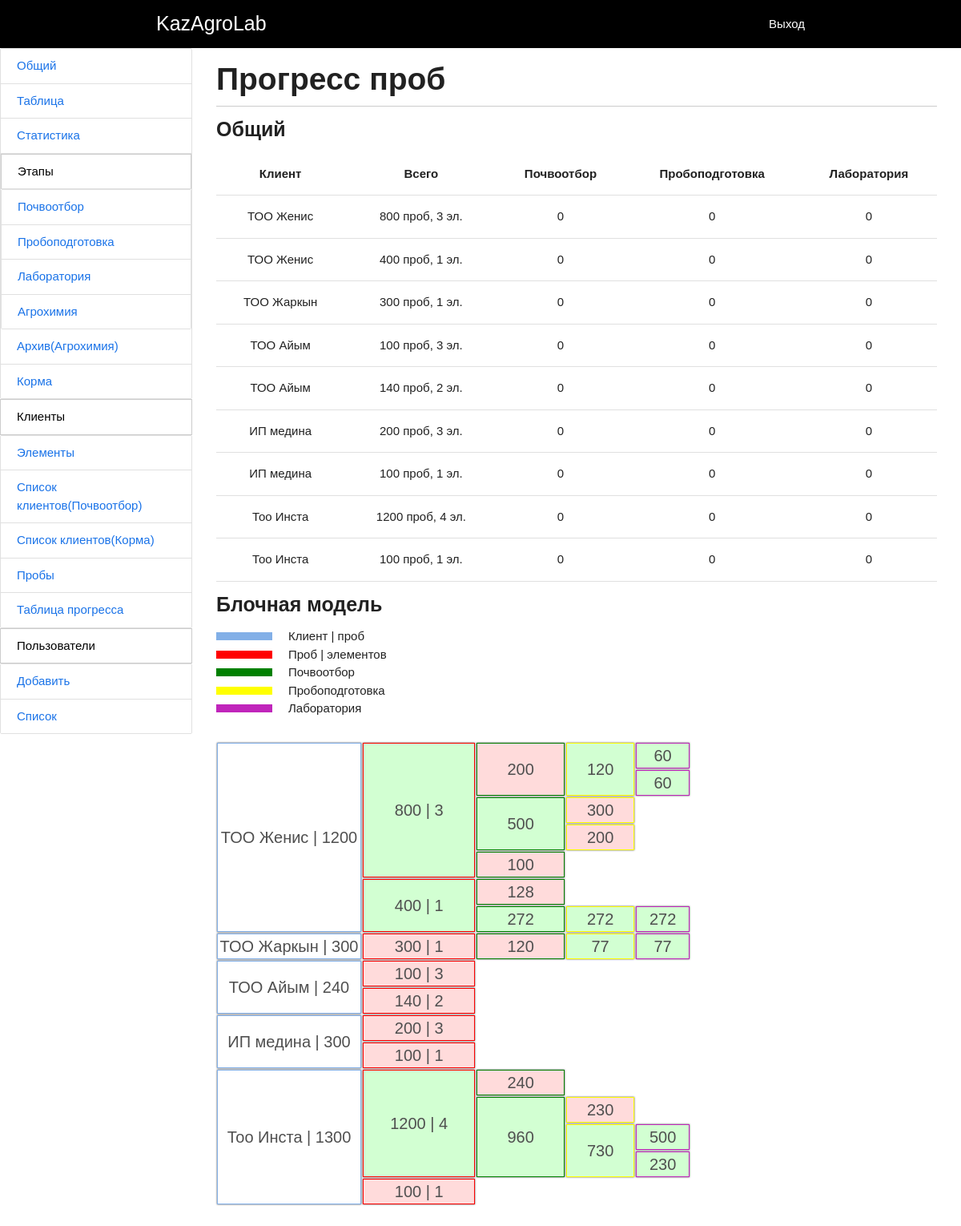
The page /newTable/ (signed in) on the database its author committed.
### navi/models.py (models this page shows, shortened)
class Client(models.Model):
    name = models.CharField(max_length=500)
    countSamples = models.IntegerField()
    class Meta:
        verbose_name = 'Клиент'
        verbose_name_plural = 'Клиенты'

class Samples(models.Model):
    client = models.ForeignKey(Client, on_delete=models.CASCADE, related_name='samples')
    count = models.IntegerField()
    elements = models.ManyToManyField(elementsName, related_name='elements')
    class Meta:
        verbose_name = 'Проба'
        verbose_name_plural = 'Пробы'

### navi/myDecorators.py (the view)
        def wrapper(request,*args,**kwargs):
            g = False
            for i in groups:
                for j in list(request.user.groups.all()):
                    if i==str(j):
                        g = True
            if g:
                return func(request,*args,**kwargs)
            else:
                return render(request,'403.html')

### navi/context_processors.py (called while the page is built)
def UserGroups(request):
    user = request.user
    groups = user.groups.all()
    list_group = []
    for i in groups:
        list_group.append(i.name)
    return {"userGroups":list_group}

### navi/models.py (called while the page is built)
    def __str__(self):
        return self.name

### navi/myDecorators.py (called while the page is built)
def hasGroups(groups = []):
    def has_groups(func):
        def wrapper(request,*args,**kwargs):
            g = False
            for i in groups:
                for j in list(request.user.groups.all()):
                    if i==str(j):
                        g = True
            if g:
                return func(request,*args,**kwargs)
            else:
                return render(request,'403.html')
        return wrapper
    return has_groups

### navi/templatetags/mytags.py (called while the page is built)
@register.filter(name='stSample')
def stSample(model,id):
    s = model.filter(samples__id=id).filter(status="Готово")
    counter = 0
    for i in s:
        counter+=i.countSamples
    return counter

@register.filter(name='retDic')
def retDic(dic, arg):
    return dic[arg]

@register.filter(name="retList")
def retList(list):
    return list[1]

@register.filter(name="retTime")
def retList(list):
    return list[2]

### navi/views.py (called while the page is built)
def full(list,number):
    zero = 0
    for i in list:
        if isinstance(i[1],datetime):
            zero += i[0]
        elif type(i[1]) == str:
            zero+=int(i[1].replace(' | ',' ').split()[0])
        else:
            zero+=i[1]
    if zero<number:
        return True
    return False

### navi/templates/newTable.html (shortened to what this page needs)
{% extends 'base.html' %}
{% block content %}
{% load mytags %}
<header class="content_header">
    <h1 class="content_title header_title">Прогресс проб</h1>
</header>
<h3 class="content_title header_title" style="font-size:25px">Общий</h3>
<table class="prop_table centered">
    <thead>
        <tr>
            <th class="table_head">Клиент</th>
            <th class="table_head">Всего</th>
            <th class="table_head">Почвоотбор</th>
            <th class="table_head">Пробоподготовка</th>
            <th class="table_head">Лаборатория</th>
        </tr>
    </thead>
    <tbody>
        {% for client in clients %}
                {% for sample in client.samples.all %}
                <tr>
                    <td>{{ client.name }}</td>
                    <td>{{ sample.count }} проб, {{ sample.elements.all.count }} эл.</td>
                    <td>{{ s|stSample:sample.pk }}
                    </td>
                    <td>{{ p|stSample:sample.pk }}</td>
                    <td>{{ l|stSample:sample.pk }}</td>
                </tr>
            {% endfor %}
        {% endfor %}
    </tbody>
</table>
<h3 class="content_title header_title" style="font-size:25px">Блочная модель</h3>
<div  style="margin-bottom:30px">
    <div style="display:flex;align-items: center;">
    <div style="background-color:#82afe7; height:10px; width:70px;margin-right:20px"></div><span>Клиент | проб</span>
</div>
<div style="display:flex;align-items: center;">
    <div style="background-color:red; height:10px; width:70px;margin-right:20px"></div><span>Проб | элементов</span>
</div>
<div style="display:flex;align-items: center;">
    <div style="background-color:green; height:10px; width:70px;margin-right:20px"></div><span>Почвоотбор</span>
</div>
<div style="display:flex;align-items: center;">
    <div style="background-color:yellow; height:10px; width:70px;margin-right:20px"></div><span>Пробоподготовка</span>
</div>
    <div style="display:flex;align-items: center;">
    <div style="background-color:#c025bb; height:10px; width:70px;margin-right:20px"></div><span>Лаборатория</span>
</div>
    </div>
{% for i in dic1 %}
<div class="wrap">
    <div class="whead">
       <span class="wtitle"> {{ i|retList }}</span>
    </div>
    <div class="wbody">
        {% for j in dic1|retDic:i %}
        <div class="wrap">
            <div class="whead {% if j.3 %}notfull {% else %}full  {% endif %}"  style="border-color:red" title="{{ j|retTime }}" >
                <span class="wtitle" > {{ j|retList }}</span>
            </div>
            <div class="wbody">
                {% for k in dic1|retDic:i|retDic:j %}
                <div class="wrap">
                    <div class="whead {% if k.3 %}notfull {% else %}full  {% endif %}" title="{{k|retTime}}" style="border-color:green" >
                        <span class="wtitle"> {{ k|retList }}</span>
                    </div>
                    <div class="wbody">
                        {% for l in dic1|retDic:i|retDic:j|retDic:k %}
                        <div class="wrap">
                            <div class="whead {% if l.3 %}notfull {% else %}full  {% endif %}" title="{{l|retTime}}" style="border-color:yellow" >
                                <span class="wtitle"> {{ l|retList }}</span>
                            </div>
                            <div class="wbody">
                                {% for p in dic1|retDic:i|retDic:j|retDic:k|retDic:l %}
                                <div class="wrap">
                                    <div class="whead {% if l.3 %}notfull {% else %}full  {% endif %}" title="{{ p.1 }}" style="border-color:#c025bb" >
                                        <span class="wtitle"> {{ p.0 }}</span>
                                    </div>
                                </div>
                                {% endfor %}
                            </div>
                        </div>
                        {% endfor %}
                    </div>
                </div>
                {% endfor %}
            </div>
        </div>
        {% endfor %}
    </div>
</div>
{% endfor %}
     {% endblock %}

### navi/static/css/style.css (style rules this page uses)
body { font-family: 'Noto Sans JP', sans-serif; width: 100%; }
.content_header { height: 55px; border-bottom: 1px solid #ccc; }
.content_title { font-size: 39px; margin: 15px 0; font-weight: 600; }
.table_head { cursor: pointer !important; z-index: 10; }
.table_head { cursor: pointer; }

### navi/templates/newTable.html (style rules this page uses)
.wrap { text-align: center; width:100%; display: flex; color:#4f4f4f; }
.whead { border:1px solid #82afe7; box-shadow:0px 0px 2px; width:20%; justify-content: center; display: flex; margin:1px; border-size:5px; align-items: center; }
.wbody { position: relative; justify-content: center; width:78%; display: flex; flex-direction: column; height: 100%; }
.wtitle { font-size:20px; margin:0 auto; }
.full { background-color:#d2ffd2; }
.notfull { background-color:#ffd3d3cf; }

### rows shown on the page
Client: name "ТОО Женис"
Samples: count "800", elements.all.count "3", id "0"
Samples: count "400", elements.all.count "1", id "0"
Client: name "ТОО Жаркын"
Samples: count "300", elements.all.count "1", id "0"
Client: name "ТОО Айым"
Samples: count "100", elements.all.count "3", id "0"
Samples: count "140", elements.all.count "2", id "0"
Client: name "ИП медина"
Samples: count "200", elements.all.count "3", id "0"
Samples: count "100", elements.all.count "1", id "0"
Client: name "Тоо Инста"
Samples: count "1200", elements.all.count "4", id "0"
Samples: count "100", elements.all.count "1", id "0"

### other values the page prints
{{ i|retList }} "ТОО Женис | 1200" "ТОО Жаркын | 300" "ТОО Айым | 240" "ИП медина | 300" "Тоо Инста | 1300"
{{ j|retList }} "800 | 3" "400 | 1" "300 | 1" "100 | 3" "140 | 2" "200 | 3" "100 | 1" "1200 | 4" "100 | 1"
{{ k|retList }} "200" "500" "100" "128" "272" "120" "240" "960"
{{ l|retList }} "120" "300" "200" "272" "77" "230" "730"
{{ p.0 }} "60" "60" "272" "77" "500" "230"
